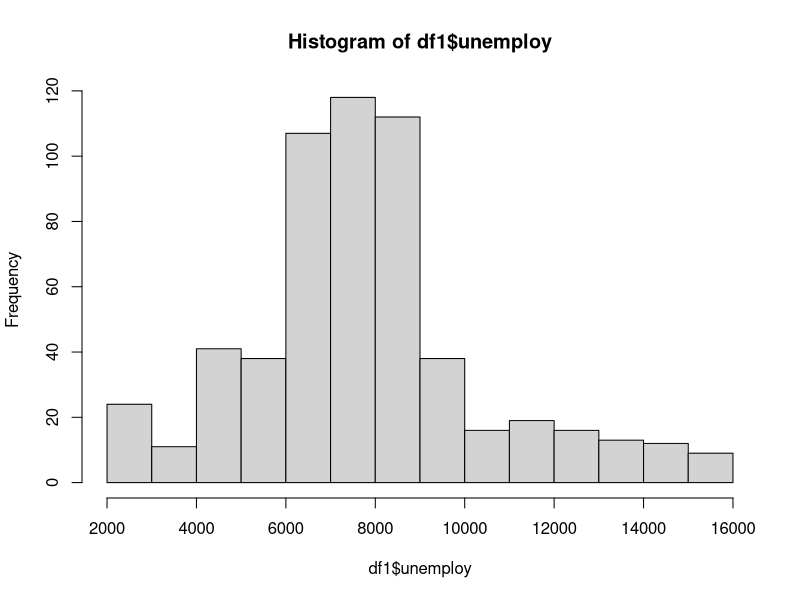
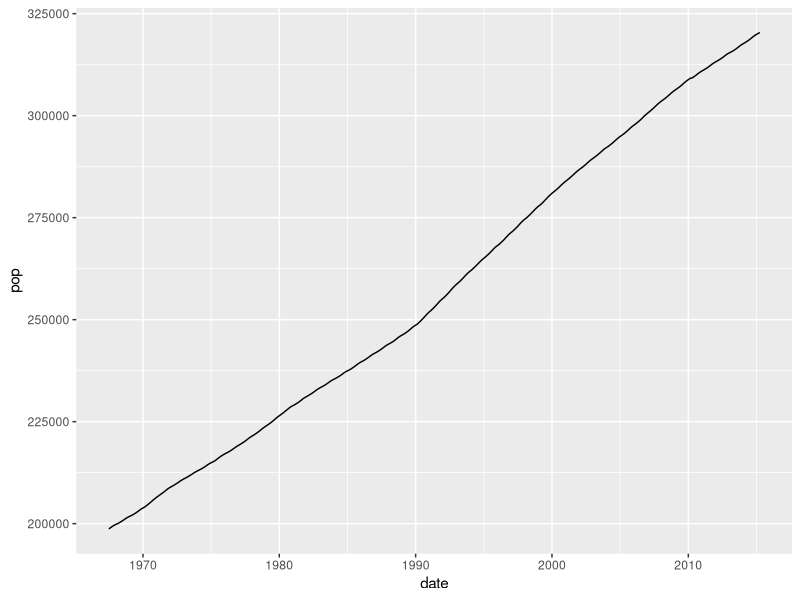
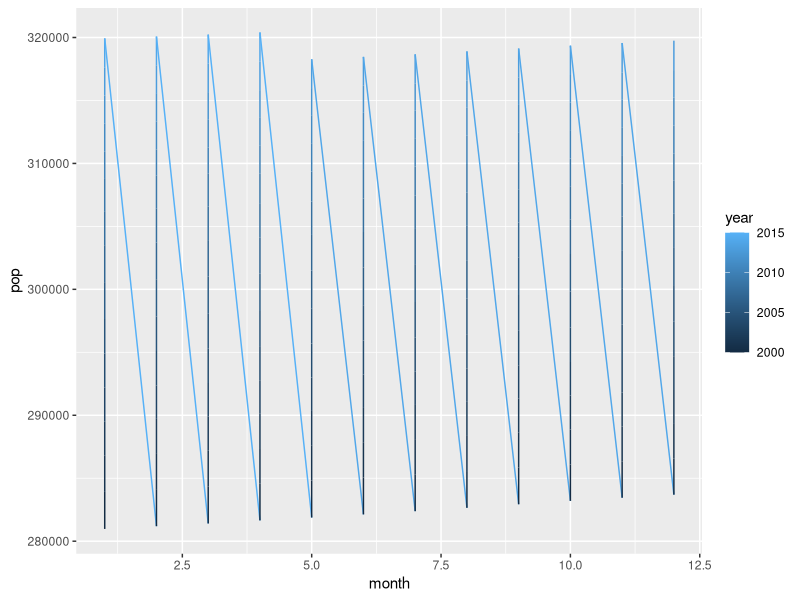
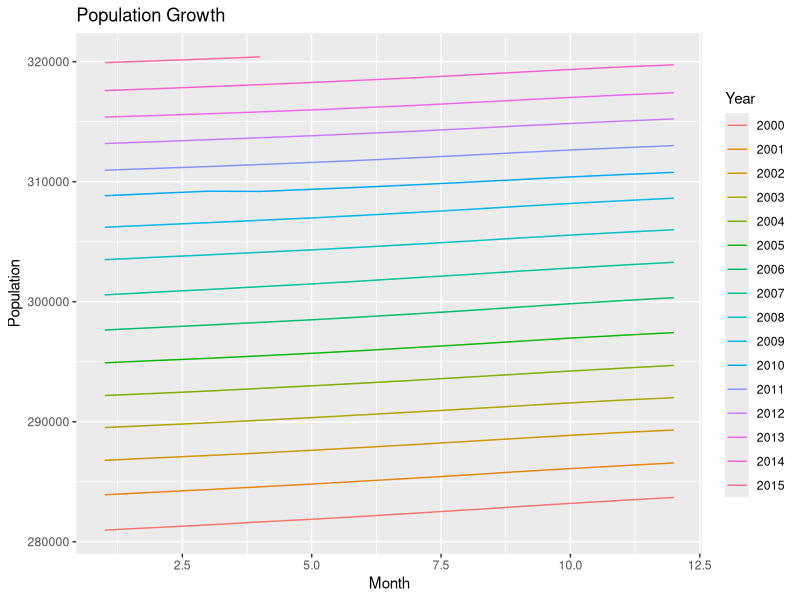
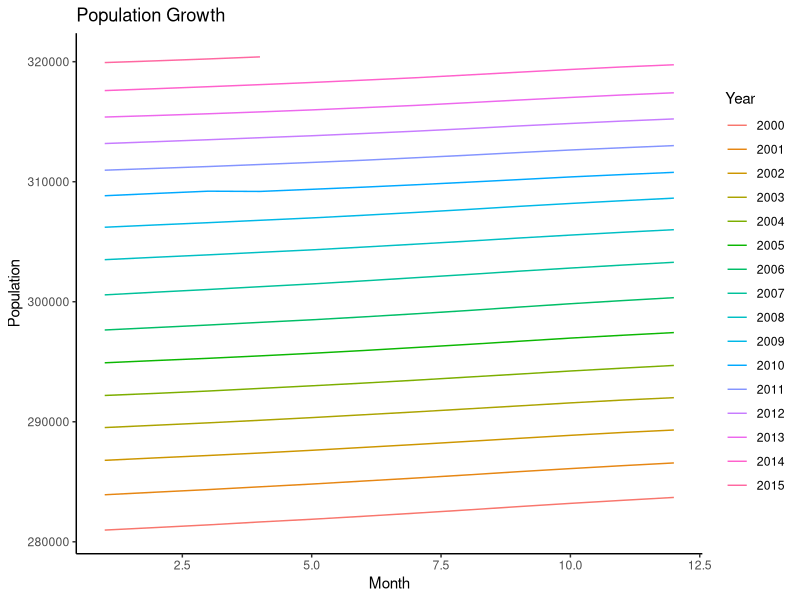

Write R code to recreate these figures, in order. (Note: this script raises an error after producing the figures.)
library(ggplot2)

data("diamonds")
df0 = diamonds

df1 = ggplot2::economics

head(df1)
colnames(df1)
summary(df1)

hist(df1$unemploy)

ggplot(data = df1, aes(x=date, y=pop)) +
  geom_line()

library(lubridate)
head(df1$date)

df1$year = year(df1$date)
df1$month = month(df1$date)

### 
table(df1$year)
table(df0$color)

which(df1$year >= 2000)
## econ2000 = df1[which(df1$year >= 2000), ]
econ2000 = df1[df1$year >= 2000,]
table(econ2000$year)

ggplot(econ2000, aes(x=month, y=pop)) +
  geom_line(aes(color = year))

## you should factorize "year" variable to make a group
ggplot(econ2000, aes(x=month, y=pop)) +
  geom_line(aes(color = factor(year), group = year)) +
  scale_color_discrete(name = "Year") +
  labs(title = "Population Growth", x = "Month", y = "Population")

## theme_classic() remove all backgrounds
ggplot(econ2000, aes(x=month, y=pop)) +
  geom_line(aes(color = factor(year), group = year)) +
  scale_color_discrete(name = "Year") +
  labs(title = "Population Growth", x = "Month", y = "Population") +
  theme_classic()

## theme_classic() remove all backgrounds
ggplot(econ2000, aes(x=month, y=pop)) +
  geom_line(aes(color = factor(year), group = year)) +
  scale_color_discrete(name = "Year",
                       value = c("red", "orange", "yellow", "green", "blue", "purple", "black")) +
  labs(title = "Population Growth", x = "Month", y = "Population") +
  theme_classic()

###
print("Hello MG")

### control statements
x=1

## ==: equal // !=: not equal // > // <
if(x>2){
  print("hello")
}

x=100

### Please remember!!
if(x==1){
  print("hello")
} else if(x==2){
  print("hello2")
} else{
  print("i don't know")
}

## | == "or" // & == "and"
x=2
if(x==1 | x==2){
  print("hello")
}

x=1.5
if(x>0 & x<2){
  print("hello")
}

## for loops
for(i in 1:10){
  print(i)
}

for(i in seq(2, 10, 2)){
  print(i)
}

### Combination of if and for loops
df1$test = NA
for(i in 1:nrow(df1)){
  if(df1$year[i] < 1980){
    df1$test[i] = "old"
  }
  else{
    df1$test[i] = "new"
  }
}

table(df1$test)

## year < 1980: "old" // 1980 < year < 2000: "mid" // year > 2000: "new"
for(i in 1:nrow(df1)){
  if(df1$year[i] < 1980){
    df1$test[i] = "old"
  }
  else if(1979 < df1$year[i] & df1$year[i] < 2000){
    df1$test[i] = "mid"
  }
  else{
    df1$test[i] = "new"
  }
}

table(df1$test)

df1$test = NA
df1[df1$year < 1980,]$test = "old"
df1[df1$year > 1979 & df1$year < 2000,]$test = "mid"
df1[df1$year > 1999,]$test = "new"

for(i in 1:nrow(data)){
  if(is.na(data$use[i])==FALSE){}
  else if(data$use[i]=="NO"){
    data$use[i] <- data$use[i+1]
  }
  else{
    data$use[i] <- data$use[i-1]
  }
}

### dplyr
## Selecting columns is done with select,
## filtering rows with filter,
## grouping data with group_by and summarize,
## changing or adding columns with mutate

library(magrittr)
df0 %>% head(n=4) %>% dim

df0[,c(1,7)]

## select
df0 %>% select(c(carat, price))
df0 %>% select(-c(x, y))

name = colnames(df0)[c(1:3)]

df0 %>% select_(.dots = name[c(1:3)])

df0 %>% select(starts_with('c'))
df0 %>% select(ends_with('e'))

## contains
df0 %>% select(contains('l'))

df0 %>% select(matches('r.+t'))







